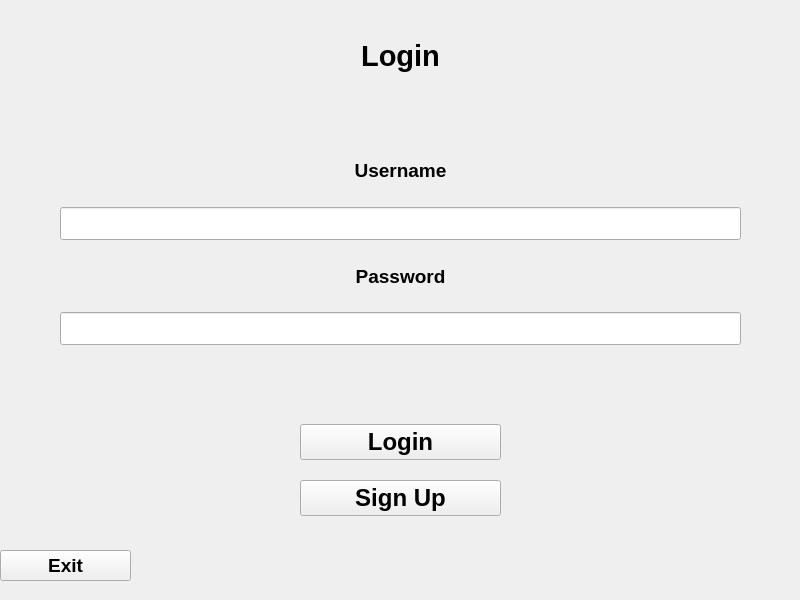
<?xml version="1.0" encoding="UTF-8"?>
<ui version="4.0">
 <class>MainWindow</class>
 <widget class="QMainWindow" name="MainWindow">
  <property name="geometry">
   <rect>
    <x>0</x>
    <y>0</y>
    <width>800</width>
    <height>600</height>
   </rect>
  </property>
  <property name="windowTitle">
   <string>MainWindow</string>
  </property>
  <property name="autoFillBackground">
   <bool>false</bool>
  </property>
  <property name="styleSheet">
   <string notr="true"/>
  </property>
  <widget class="QWidget" name="centralwidget">
   <widget class="QWidget" name="verticalLayoutWidget_2">
    <property name="geometry">
     <rect>
      <x>60</x>
      <y>140</y>
      <width>681</width>
      <height>205</height>
     </rect>
    </property>
    <layout class="QVBoxLayout" name="CenterLayout">
     <item>
      <widget class="QLabel" name="email_label">
       <property name="font">
        <font>
         <pointsize>14</pointsize>
         <weight>75</weight>
         <bold>true</bold>
        </font>
       </property>
       <property name="styleSheet">
        <string notr="true"/>
       </property>
       <property name="text">
        <string>Username</string>
       </property>
       <property name="alignment">
        <set>Qt::AlignCenter</set>
       </property>
      </widget>
     </item>
     <item>
      <widget class="QLineEdit" name="email_input">
       <property name="font">
        <font>
         <pointsize>16</pointsize>
         <weight>75</weight>
         <bold>true</bold>
        </font>
       </property>
       <property name="styleSheet">
        <string notr="true"/>
       </property>
       <property name="maxLength">
        <number>100</number>
       </property>
       <property name="placeholderText">
        <string/>
       </property>
      </widget>
     </item>
     <item>
      <widget class="QLabel" name="password_label">
       <property name="font">
        <font>
         <pointsize>14</pointsize>
         <weight>75</weight>
         <bold>true</bold>
        </font>
       </property>
       <property name="styleSheet">
        <string notr="true"/>
       </property>
       <property name="text">
        <string>Password</string>
       </property>
       <property name="alignment">
        <set>Qt::AlignCenter</set>
       </property>
      </widget>
     </item>
     <item>
      <widget class="QLineEdit" name="password_input">
       <property name="font">
        <font>
         <pointsize>16</pointsize>
         <weight>75</weight>
         <bold>true</bold>
        </font>
       </property>
       <property name="maxLength">
        <number>100</number>
       </property>
       <property name="placeholderText">
        <string/>
       </property>
      </widget>
     </item>
    </layout>
   </widget>
   <widget class="QWidget" name="verticalWidget_3" native="true">
    <property name="geometry">
     <rect>
      <x>300</x>
      <y>410</y>
      <width>201</width>
      <height>121</height>
     </rect>
    </property>
    <layout class="QVBoxLayout" name="BottomLayout">
     <item>
      <widget class="QPushButton" name="login_button">
       <property name="font">
        <font>
         <pointsize>18</pointsize>
         <weight>75</weight>
         <bold>true</bold>
        </font>
       </property>
       <property name="text">
        <string>Login</string>
       </property>
      </widget>
     </item>
     <item>
      <widget class="QPushButton" name="signup_button">
       <property name="font">
        <font>
         <pointsize>18</pointsize>
         <weight>75</weight>
         <bold>true</bold>
        </font>
       </property>
       <property name="text">
        <string>Sign Up</string>
       </property>
      </widget>
     </item>
    </layout>
   </widget>
   <widget class="QWidget" name="verticalLayoutWidget">
    <property name="geometry">
     <rect>
      <x>60</x>
      <y>350</y>
      <width>681</width>
      <height>61</height>
     </rect>
    </property>
    <layout class="QVBoxLayout" name="verticalLayout">
     <item>
      <widget class="QLabel" name="feedback_label">
       <property name="font">
        <font>
         <pointsize>14</pointsize>
         <weight>75</weight>
         <bold>true</bold>
        </font>
       </property>
       <property name="styleSheet">
        <string notr="true"/>
       </property>
       <property name="text">
        <string/>
       </property>
       <property name="alignment">
        <set>Qt::AlignCenter</set>
       </property>
      </widget>
     </item>
    </layout>
   </widget>
   <widget class="QWidget" name="verticalLayoutWidget_3">
    <property name="geometry">
     <rect>
      <x>0</x>
      <y>0</y>
      <width>801</width>
      <height>111</height>
     </rect>
    </property>
    <layout class="QVBoxLayout" name="verticalLayout_2">
     <item>
      <widget class="QLabel" name="top_label">
       <property name="font">
        <font>
         <pointsize>22</pointsize>
         <weight>75</weight>
         <bold>true</bold>
        </font>
       </property>
       <property name="layoutDirection">
        <enum>Qt::LeftToRight</enum>
       </property>
       <property name="styleSheet">
        <string notr="true"/>
       </property>
       <property name="text">
        <string>Login</string>
       </property>
       <property name="alignment">
        <set>Qt::AlignCenter</set>
       </property>
      </widget>
     </item>
    </layout>
   </widget>
   <widget class="QWidget" name="verticalWidget_4" native="true">
    <property name="geometry">
     <rect>
      <x>0</x>
      <y>530</y>
      <width>131</width>
      <height>71</height>
     </rect>
    </property>
    <layout class="QVBoxLayout" name="BottomLayout_2">
     <item>
      <widget class="QPushButton" name="exit_button">
       <property name="font">
        <font>
         <pointsize>14</pointsize>
         <weight>75</weight>
         <bold>true</bold>
        </font>
       </property>
       <property name="text">
        <string>Exit</string>
       </property>
      </widget>
     </item>
    </layout>
   </widget>
  </widget>
 </widget>
 <resources/>
 <connections/>
</ui>
